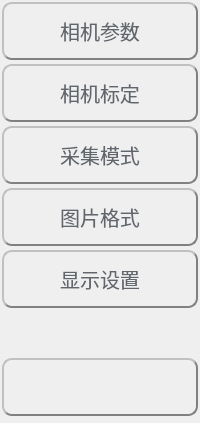
    <widget class="QWidget" name="widget" native="true">
     <property name="styleSheet">
      <string notr="true"/>
     </property>
     <layout class="QVBoxLayout" name="verticalLayout_2">
      <property name="leftMargin">
       <number>0</number>
      </property>
      <property name="topMargin">
       <number>0</number>
      </property>
      <property name="rightMargin">
       <number>0</number>
      </property>
      <property name="bottomMargin">
       <number>5</number>
      </property>
      <item>
       <widget class="QWidget" name="widget_2" native="true">
        <property name="styleSheet">
         <string notr="true">QPushButton{width:100px;
height:50px;
font-family:PingFang SC,Hiragino Sans GB,Arial,Microsoft YaHei,Verdana,Roboto,Noto,Helvetica Neue,sans-serif;
color:#61666d;
font-size:20px;
border:2px groove gray;border-radius:10px;padding:2px 4px;border-style: outset;margin:2px;
}
QPushButton:hover{
background-color: rgb(67,149,255);
color:white;
}
QPushButton:pressed{border-style: inset;}</string>
        </property>
        <layout class="QVBoxLayout" name="verticalLayout">
         <property name="spacing">
          <number>0</number>
         </property>
         <property name="leftMargin">
          <number>0</number>
         </property>
         <property name="topMargin">
          <number>0</number>
         </property>
         <property name="rightMargin">
          <number>0</number>
         </property>
         <property name="bottomMargin">
          <number>0</number>
         </property>
         <item>
          <widget class="QPushButton" name="cameraParamsBtn">
           <property name="styleSheet">
            <string notr="true"/>
           </property>
           <property name="text">
            <string>相机参数</string>
           </property>
          </widget>
         </item>
         <item>
          <widget class="QPushButton" name="cameraCalibrationBtn">
           <property name="styleSheet">
            <string notr="true"/>
           </property>
           <property name="text">
            <string>相机标定</string>
           </property>
          </widget>
         </item>
         <item>
          <widget class="QPushButton" name="grabBtn">
           <property name="styleSheet">
            <string notr="true"/>
           </property>
           <property name="text">
            <string>采集模式</string>
           </property>
          </widget>
         </item>
         <item>
          <widget class="QPushButton" name="imageBtn">
           <property name="styleSheet">
            <string notr="true"/>
           </property>
           <property name="text">
            <string>图片格式</string>
           </property>
          </widget>
         </item>
         <item>
          <widget class="QPushButton" name="displaySettingBtn">
           <property name="styleSheet">
            <string notr="true"/>
           </property>
           <property name="text">
            <string>显示设置</string>
           </property>
          </widget>
         </item>
         <item>
          <spacer name="verticalSpacer">
           <property name="orientation">
            <enum>Qt::Vertical</enum>
           </property>
           <property name="sizeHint" stdset="0">
            <size>
             <width>20</width>
             <height>40</height>
            </size>
           </property>
          </spacer>
         </item>
        </layout>
       </widget>
      </item>
      <item>
       <widget class="QPushButton" name="backBtn">
        <property name="styleSheet">
         <string notr="true">#backBtn{border-image: url(:/image/back.png);
    border: none;
    background-repeat: no-repeat;
	height:50;
	width:30;
border:2px groove gray;border-radius:10px;padding:2px 4px;border-style: outset;margin:2px;
}
#backBtn:hover
{
    border-image: url(:/image/back_hover.png);
    border: none;
    background-repeat: no-repeat;

}
#backBtn:pressed{
border-style: inset;
}</string>
        </property>
        <property name="text">
         <string/>
        </property>
       </widget>
      </item>
     </layout>
    </widget>
